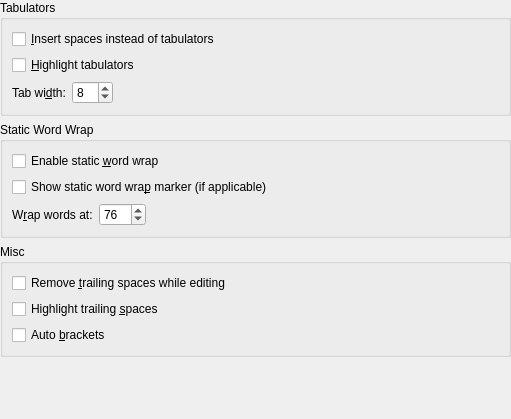
<ui version="4.0" >
 <class>EditConfigWidget</class>
 <widget class="QWidget" name="EditConfigWidget" >
  <property name="geometry" >
   <rect>
    <x>0</x>
    <y>0</y>
    <width>511</width>
    <height>419</height>
   </rect>
  </property>
  <layout class="QVBoxLayout" >
   <property name="spacing" >
    <number>6</number>
   </property>
   <property name="margin" >
    <number>0</number>
   </property>
   <item>
    <widget class="QGroupBox" name="gbTabulators" >
     <property name="title" >
      <string>Tabulators</string>
     </property>
     <layout class="QVBoxLayout" >
      <property name="spacing" >
       <number>6</number>
      </property>
      <property name="margin" >
       <number>9</number>
      </property>
      <item>
       <widget class="QCheckBox" name="chkReplaceTabs" >
        <property name="whatsThis" >
         <string>If this is enabled, the editor will calculate the number of spaces up to the next tab position as defined by the tab width, and insert that number of spaces instead of a TAB character.</string>
        </property>
        <property name="text" >
         <string>&amp;Insert spaces instead of tabulators</string>
        </property>
       </widget>
      </item>
      <item>
       <widget class="QCheckBox" name="chkShowTabs" >
        <property name="whatsThis" >
         <string>The editor will display a symbol to indicate the presence of a tab in the text.</string>
        </property>
        <property name="text" >
         <string>&amp;Highlight tabulators</string>
        </property>
       </widget>
      </item>
      <item>
       <layout class="QHBoxLayout" >
        <property name="spacing" >
         <number>6</number>
        </property>
        <property name="margin" >
         <number>0</number>
        </property>
        <item>
         <widget class="QLabel" name="lblTabWidth" >
          <property name="text" >
           <string>Tab wi&amp;dth:</string>
          </property>
          <property name="buddy" >
           <cstring>sbTabWidth</cstring>
          </property>
         </widget>
        </item>
        <item>
         <widget class="KIntSpinBox" name="sbTabWidth" >
          <property name="minimum" >
           <number>1</number>
          </property>
          <property name="maximum" >
           <number>16</number>
          </property>
          <property name="value" >
           <number>8</number>
          </property>
         </widget>
        </item>
        <item>
         <spacer>
          <property name="orientation" >
           <enum>Qt::Horizontal</enum>
          </property>
          <property name="sizeHint" stdset="0" >
           <size>
            <width>314</width>
            <height>23</height>
           </size>
          </property>
         </spacer>
        </item>
       </layout>
      </item>
     </layout>
    </widget>
   </item>
   <item>
    <widget class="QGroupBox" name="gbStaticWordWrap" >
     <property name="title" >
      <string>Static Word Wrap</string>
     </property>
     <layout class="QVBoxLayout" >
      <property name="spacing" >
       <number>6</number>
      </property>
      <property name="margin" >
       <number>9</number>
      </property>
      <item>
       <widget class="QCheckBox" name="chkStaticWordWrap" >
        <property name="whatsThis" >
         <string>&lt;p>Automatically start a new line of text when the current line exceeds the length specified by the &lt;b>Wrap words at:&lt;/b> option.&lt;/p>&lt;p>This option does not wrap existing lines of text - use the &lt;b>Apply Static Word Wrap&lt;/b> option in the &lt;b>Tools&lt;/b> menu for that purpose.&lt;/p>&lt;p>If you want lines to be &lt;i>visually wrapped&lt;/i> instead, according to the width of the view, enable &lt;b>Dynamic Word Wrap&lt;/b> in the &lt;b>View Defaults&lt;/b> config page.&lt;/p></string>
        </property>
        <property name="text" >
         <string>Enable static &amp;word wrap</string>
        </property>
       </widget>
      </item>
      <item>
       <widget class="QCheckBox" name="chkShowStaticWordWrapMarker" >
        <property name="whatsThis" >
         <string>&lt;p>If this option is checked, a vertical line will be drawn at the word wrap column as defined in the &lt;strong>Editing&lt;/strong> properties.&lt;/p>&lt;p>Note that the word wrap marker is only drawn if you use a fixed pitch font.&lt;/p></string>
        </property>
        <property name="text" >
         <string>Show static word wra&amp;p marker (if applicable)</string>
        </property>
       </widget>
      </item>
      <item>
       <layout class="QHBoxLayout" >
        <property name="spacing" >
         <number>6</number>
        </property>
        <property name="margin" >
         <number>0</number>
        </property>
        <item>
         <widget class="QLabel" name="lblWordWrap" >
          <property name="text" >
           <string>W&amp;rap words at:</string>
          </property>
          <property name="buddy" >
           <cstring>sbWordWrap</cstring>
          </property>
         </widget>
        </item>
        <item>
         <widget class="KIntSpinBox" name="sbWordWrap" >
          <property name="whatsThis" >
           <string>If the Word Wrap option is selected this entry determines the length (in characters) at which the editor will automatically start a new line.</string>
          </property>
          <property name="minimum" >
           <number>20</number>
          </property>
          <property name="maximum" >
           <number>200</number>
          </property>
          <property name="value" >
           <number>76</number>
          </property>
         </widget>
        </item>
        <item>
         <spacer>
          <property name="orientation" >
           <enum>Qt::Horizontal</enum>
          </property>
          <property name="sizeHint" stdset="0" >
           <size>
            <width>271</width>
            <height>23</height>
           </size>
          </property>
         </spacer>
        </item>
       </layout>
      </item>
     </layout>
    </widget>
   </item>
   <item>
    <widget class="QGroupBox" name="gbMisc" >
     <property name="title" >
      <string>Misc</string>
     </property>
     <layout class="QVBoxLayout" >
      <property name="spacing" >
       <number>6</number>
      </property>
      <property name="margin" >
       <number>9</number>
      </property>
      <item>
       <widget class="QCheckBox" name="chkRemoveTrailingSpaces" >
        <property name="whatsThis" >
         <string>If this is enabled, the editor will remove any trailing whitespace on lines when they are left by the insertion cursor.</string>
        </property>
        <property name="text" >
         <string>Remove &amp;trailing spaces while editing</string>
        </property>
       </widget>
      </item>
      <item>
       <widget class="QCheckBox" name="chkShowSpaces" >
        <property name="text" >
         <string>Highlight trailing &amp;spaces</string>
        </property>
       </widget>
      </item>
      <item>
       <widget class="QCheckBox" name="chkAutoBrackets" >
        <property name="whatsThis" >
         <string>When the user types a left bracket ([,(, or {) KateView automatically enters the right bracket (}, ), or ]) to the right of the cursor.</string>
        </property>
        <property name="text" >
         <string>Auto &amp;brackets</string>
        </property>
       </widget>
      </item>
     </layout>
    </widget>
   </item>
   <item>
    <spacer>
     <property name="orientation" >
      <enum>Qt::Vertical</enum>
     </property>
     <property name="sizeHint" stdset="0" >
      <size>
       <width>441</width>
       <height>20</height>
      </size>
     </property>
    </spacer>
   </item>
  </layout>
 </widget>
 <customwidgets>
  <customwidget>
   <class>KIntSpinBox</class>
   <extends>QSpinBox</extends>
   <header>knuminput.h</header>
  </customwidget>
 </customwidgets>
 <resources/>
 <connections/>
</ui>
